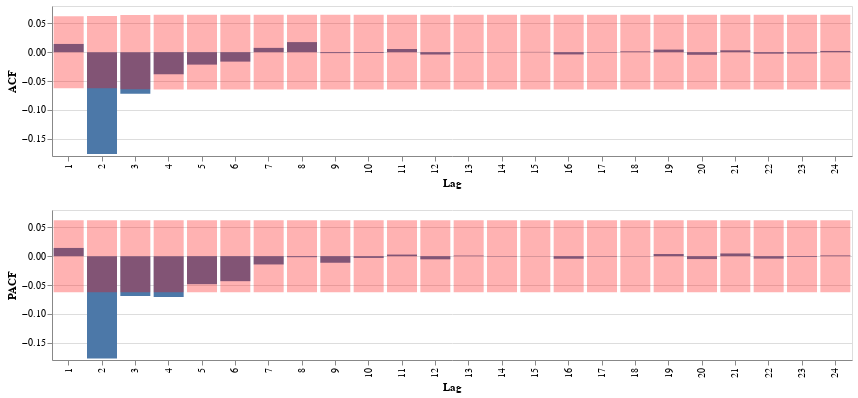

The cell this chart's notebook holds for it:
### Code cell
corr = Corr(y.irregular)
corr.plot()

### Figure 1 — Vega-Lite specification as saved in the notebook (floating-point values rounded to 4 significant figures)
{"config": {"view": {"continuousWidth": 400, "continuousHeight": 300}}, "vconcat": [{"layer": [{"mark": "bar", "encoding": {"tooltip": {"type": "quantitative", "field": "values", "format": ",.3f", "title": "ACF"}, "x": {"type": "nominal", "field": "index", "title": "Lag"}, "y": {"type": "quantitative", "field": "values", "title": "ACF"}}, "height": 150, "width": 800}, {"mark": {"type": "bar", "color": "red", "opacity": 0.3}, "encoding": {"x": {"type": "nominal", "field": "index"}, "y": {"type": "quantitative", "field": "ci_low"}}}, {"mark": {"type": "bar", "color": "red", "opacity": 0.3}, "encoding": {"x": {"type": "nominal", "field": "index"}, "y": {"type": "quantitative", "field": "ci_upp"}}}], "data": {"name": "data-680431e895ffe7ae09012528390895c8"}}, {"layer": [{"mark": "bar", "encoding": {"tooltip": {"type": "quantitative", "field": "values", "format": ",.3f", "title": "ACF"}, "x": {"type": "nominal", "field": "index", "title": "Lag"}, "y": {"type": "quantitative", "field": "values", "title": "PACF"}}, "height": 150, "width": 800}, {"mark": {"type": "bar", "color": "red", "opacity": 0.3}, "encoding": {"x": {"type": "nominal", "field": "index"}, "y": {"type": "quantitative", "field": "ci_low"}}}, {"mark": {"type": "bar", "color": "red", "opacity": 0.3}, "encoding": {"x": {"type": "nominal", "field": "index"}, "y": {"type": "quantitative", "field": "ci_upp"}}}], "data": {"name": "data-726d2f5e276cd19c383fc8559c2b82f0"}}], "$schema": "https://vega.github.io/schema/vega-lite/v4.8.1.json", "datasets": {"data-680431e895ffe7ae09012528390895c8": [{"index": 1, "values": 0.01423, "ci_low": -0.06245, "ci_upp": 0.06245}, {"index": 2, "values": -0.1767, "ci_low": -0.06246, "ci_upp": 0.06246}, {"index": 3, "values": -0.07231, "ci_low": -0.06438, "ci_upp": 0.06438}, {"index": 4, "values": -0.03833, "ci_low": -0.0647, "ci_upp": 0.0647}, {"index": 5, "values": -0.0216, "ci_low": -0.06479, "ci_upp": 0.06479}, {"index": 6, "values": -0.0164, "ci_low": -0.06481, "ci_upp": 0.06481}, {"index": 7, "values": 0.007429, "ci_low": -0.06483, "ci_upp": 0.06483}, {"index": 8, "values": 0.01743, "ci_low": -0.06483, "ci_upp": 0.06483}, {"index": 9, "values": -0.001663, "ci_low": -0.06485, "ci_upp": 0.06485}, {"index": 10, "values": -0.001396, "ci_low": -0.06485, "ci_upp": 0.06485}, {"index": 11, "values": 0.005495, "ci_low": -0.06485, "ci_upp": 0.06485}, {"index": 12, "values": -0.004092, "ci_low": -0.06485, "ci_upp": 0.06485}, {"index": 13, "values": -0.0005942, "ci_low": -0.06485, "ci_upp": 0.06485}, {"index": 14, "values": 0.00031, "ci_low": -0.06485, "ci_upp": 0.06485}, {"index": 15, "values": 0.0004495, "ci_low": -0.06485, "ci_upp": 0.06485}, {"index": 16, "values": -0.003954, "ci_low": -0.06485, "ci_upp": 0.06485}, {"index": 17, "values": -0.0008282, "ci_low": -0.06486, "ci_upp": 0.06486}, {"index": 18, "values": 0.001403, "ci_low": -0.06486, "ci_upp": 0.06486}, {"index": 19, "values": 0.004428, "ci_low": -0.06486, "ci_upp": 0.06486}, {"index": 20, "values": -0.004567, "ci_low": -0.06486, "ci_upp": 0.06486}, {"index": 21, "values": 0.003205, "ci_low": -0.06486, "ci_upp": 0.06486}, {"index": 22, "values": -0.002659, "ci_low": -0.06486, "ci_upp": 0.06486}, {"index": 23, "values": -0.002429, "ci_low": -0.06486, "ci_upp": 0.06486}, {"index": 24, "values": 0.002088, "ci_low": -0.06486, "ci_upp": 0.06486}], "data-726d2f5e276cd19c383fc8559c2b82f0": [{"index": 1, "values": 0.01424, "ci_low": -0.06245, "ci_upp": 0.06245}, {"index": 2, "values": -0.1773, "ci_low": -0.06245, "ci_upp": 0.06245}, {"index": 3, "values": -0.06922, "ci_low": -0.06245, "ci_upp": 0.06245}, {"index": 4, "values": -0.07092, "ci_low": -0.06245, "ci_upp": 0.06245}, {"index": 5, "values": -0.04859, "ci_low": -0.06245, "ci_upp": 0.06245}, {"index": 6, "values": -0.04338, "ci_low": -0.06245, "ci_upp": 0.06245}, {"index": 7, "values": -0.0144, "ci_low": -0.06245, "ci_upp": 0.06245}, {"index": 8, "values": -0.001806, "ci_low": -0.06245, "ci_upp": 0.06245}, {"index": 9, "values": -0.01142, "ci_low": -0.06245, "ci_upp": 0.06245}, {"index": 10, "values": -0.003077, "ci_low": -0.06245, "ci_upp": 0.06245}, {"index": 11, "values": 0.002754, "ci_low": -0.06245, "ci_upp": 0.06245}, {"index": 12, "values": -0.00551, "ci_low": -0.06245, "ci_upp": 0.06245}, {"index": 13, "values": 0.000999, "ci_low": -0.06245, "ci_upp": 0.06245}, {"index": 14, "values": -0.0005702, "ci_low": -0.06245, "ci_upp": 0.06245}, {"index": 15, "values": 0.0002371, "ci_low": -0.06245, "ci_upp": 0.06245}, {"index": 16, "values": -0.004461, "ci_low": -0.06245, "ci_upp": 0.06245}, {"index": 17, "values": -0.0006614, "ci_low": -0.06245, "ci_upp": 0.06245}, {"index": 18, "values": -0.0003246, "ci_low": -0.06245, "ci_upp": 0.06245}, {"index": 19, "values": 0.003676, "ci_low": -0.06245, "ci_upp": 0.06245}, {"index": 20, "values": -0.005081, "ci_low": -0.06245, "ci_upp": 0.06245}, {"index": 21, "values": 0.004685, "ci_low": -0.06245, "ci_upp": 0.06245}, {"index": 22, "values": -0.004292, "ci_low": -0.06245, "ci_upp": 0.06245}, {"index": 23, "values": -0.00131, "ci_low": -0.06245, "ci_upp": 0.06245}, {"index": 24, "values": 0.001295, "ci_low": -0.06245, "ci_upp": 0.06245}]}}
